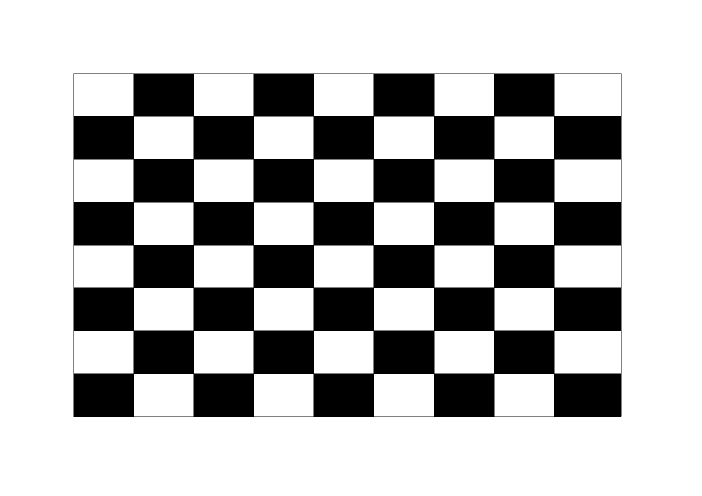
#> input picture lecture11/chessboard.png, 1403 x 992 px (shown at 1/2 size)
$ jupyter execute corner.ipynb   (older library calls are emulated)
#> lines starting #> are read from the running program, lines starting #| are printed output that depends on the picture; after the words box and inside, x2 and y2 are one past the last pixel; in counts of white or black regions, pixels touching at a corner belong together
#> further down, image is the input picture: shape (992, 1403, 3); 72.3% white; 1 black region, box (x1, y1, x2, y2) and area: (147, 147, 1243, 834) 384929
[cell 1]
import matplotlib.pyplot as plt
import numpy as np

def plot_image(image, title=''):
    plt.imshow(image)
    plt.axis('off')
    plt.title(title, size=20)

def plot_image2(image, title=''):
    imager = image[...,::-1]
    plt.imshow(imager)
    plt.axis('off')
    plt.title(title, size=20)

[cell 2]
from google.colab.patches import cv2_imshow
import cv2

def cornerHarris(img, ksize, k):
#> called with ksize = 3, k = 0.04
    dx = cv2.Sobel(img, cv2.CV_32F, 1, 0, ksize)   # 수직 소벨 마스크
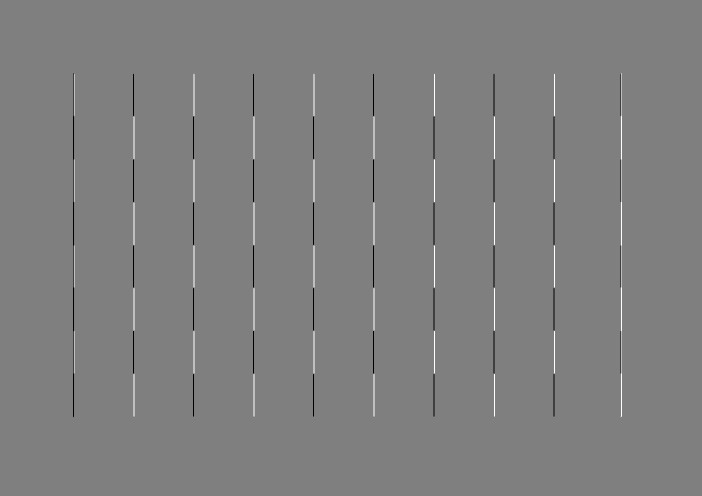
#> dx: shape (992, 1403) float32 (shown at 1/2 size); min -1020, max 1020, mean 0; drawn with min black and max white
    dy = cv2.Sobel(img, cv2.CV_32F, 0, 1, ksize)   # 수평 소벨 마스크
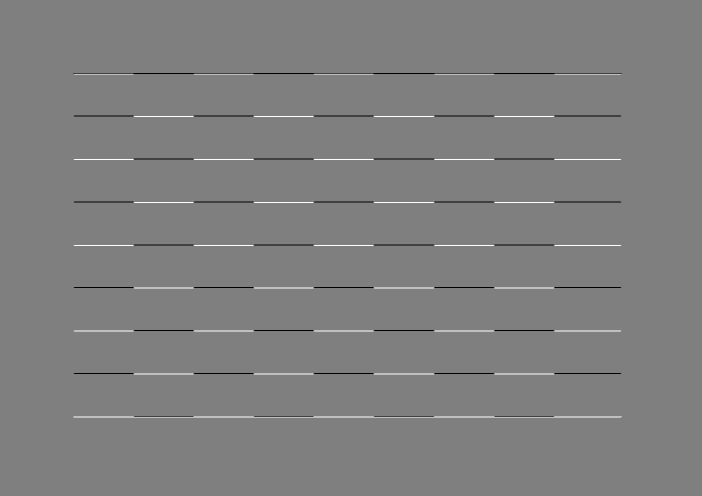
#> dy: shape (992, 1403) float32 (shown at 1/2 size); min -1020, max 1020, mean 0; drawn with min black and max white

    a = cv2.GaussianBlur(dx * dx, (5, 5), 0)                     # 가우시안 블러링 수행
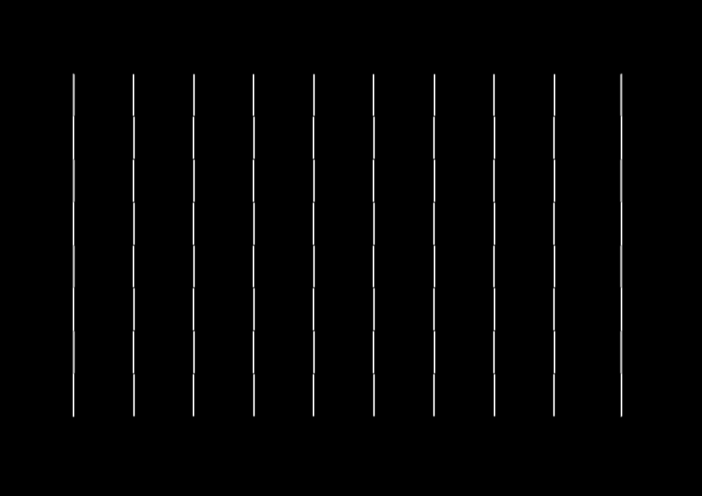
#> a: shape (992, 1403) float32 (shown at 1/2 size); min 0, max 650250, mean 10075; drawn with min black and max white
    b = cv2.GaussianBlur(dy * dy, (5, 5), 0)
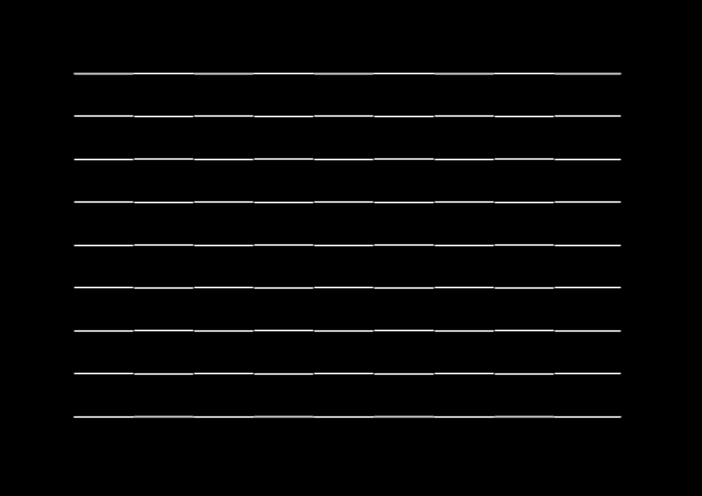
#> b: shape (992, 1403) float32 (shown at 1/2 size); min 0, max 650250, mean 14554.2; drawn with min black and max white
    c = cv2.GaussianBlur(dx * dy, (5, 5), 0)

    corner = (a * b - c * c) - k * (a + b) ** 2        # 코너 응답 함수 계산 -행렬 연산 적용
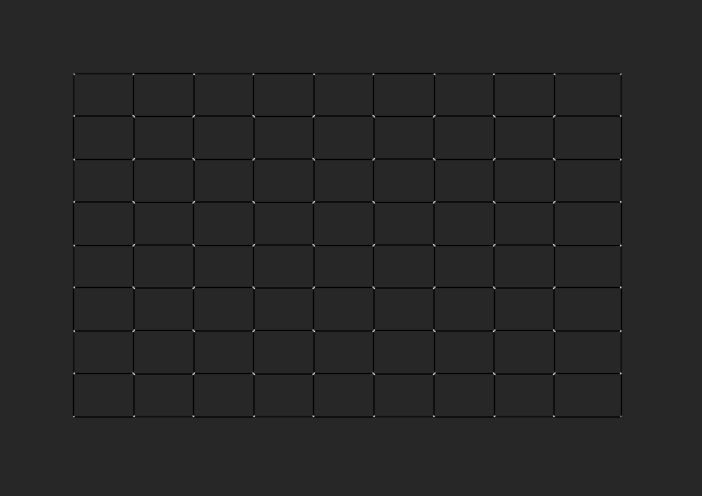
#> corner: shape (992, 1403) float32 (shown at 1/2 size); min -1.69e+10, max 9.2e+10, mean -411296544; drawn with min black and max white
    return corner

def drawCorner(corner, image, thresh):
#> called with thresh = 7.5
    corner = cv2.normalize(corner, 0, 300, cv2.NORM_MINMAX, dtype=cv2.CV_8U)
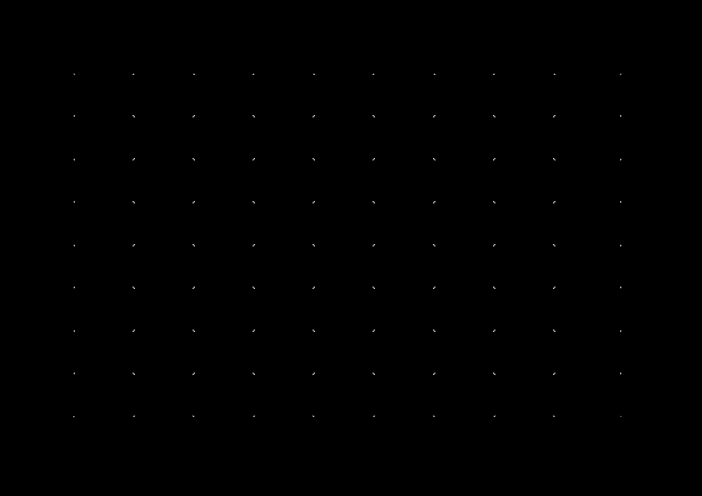
#> corner: shape (992, 1403) (shown at 1/2 size); min 0, max 8, mean 0.0048; drawn with min black and max white
    pts = np.where(corner > thresh)
#> pts = 112 positions, rows 231 to 748, columns 266 to 1109
    h, w = corner.shape
#> h = 992; w = 1403
    corners = []
    for j, i in np.transpose(pts):
        if 0 < i < h-1 and 0< j < w-1 :
            neighbor = corner[i-1:i+2, j-1:j+2].flatten()
            max = np.max(neighbor[1::2])
            if corner[i, j] >= max: corners.append((j, i))
#> this loop made 112 passes
#> (j, i, neighbor, max) on passes 1, 2, 3, 4, 5, 6, 7, 9, 10, 11, 12, 13: (231, 266, [0, 0, 0, 0, 0, 0, 0, 0, 0], 0), (231, 388, [0, 0, 0, 0, 0, 0, 0, 0, 0], 0), (231, 506, [0, 0, 0, 0, 0, 0, 0, 0, 0], 0), (231, 628, [0, 0, 0, 0, 0, 0, 0, 0, 0], 0), (231, 746, [0, 0, 0, 0, 0, 0, 0, 0, 0], 0), (231, 869, [0, 0, 0, 0, 0, 0, 0, 0, 0], 0), (231, 987, [0, 0, 0, 0, 0, 0, 0, 0, 0], 0), (233, 268, [0, 0, 0, 0, 0, 0, 0, 0, 0], 0), (233, 386, [0, 0, 0, 0, 0, 0, 0, 0, 0], 0), (233, 508, [0, 0, 0, 0, 0, 0, 0, 0, 0], 0), (233, 626, [0, 0, 0, 0, 0, 0, 0, 0, 0], 0), (233, 748, [0, 0, 0, 0, 0, 0, 0, 0, 0], 0)
#> (neighbor, max) on passes 61, 62, 63, 65, 66, 67: ([0, 0, 0, 0, 0, 0, 0, 0, 0], 0), ([0, 0, 0, 0, 0, 0, 0, 0, 0], 0), ([0, 0, 0, 0, 0, 0, 0, 0, 0], 0), ([0, 0, 0, 0, 0, 0, 0, 0, 0], 0), ([0, 0, 0, 0, 0, 0, 0, 0, 0], 0), ([0, 0, 0, 0, 0, 0, 0, 0, 0], 0)
#> after the loop, corners = 98 pairs, first value 231 to 748, second value 266 to 989

    for pt in corners:
        pt = (pt[1], pt[0])
        #cv2.circle(image, pt, 3, (0, 0, 255), -1)    # 좌표 표시
        cv2.circle(image, pt, 10, (0, 0, 255), -1)    # 좌표 표시
#> this loop made 98 passes
#> pt on passes 1 to 12: (266, 231), (388, 231), (506, 231), (628, 231), (746, 231), (869, 231), (987, 231), (268, 233), (386, 233), (508, 233), (626, 233), (748, 233)
    print("임계값: %2d , 코너 개수: %2d" %(thresh, len(corners)) )
#| 임계값:  7 , 코너 개수: 98
    return image

image = cv2.imread('chessboard.png', cv2.IMREAD_COLOR)
#image = cv2.imread('harris.jpg', cv2.IMREAD_COLOR)

blockSize, apertureSize = 4, 3                                # 소벨 마스크 크기
k, thresh = 0.04, 2                                           # 코너 응답 임계값

gray = cv2.cvtColor(image, cv2.COLOR_BGR2GRAY)
corner1 = cornerHarris(gray, apertureSize, k)                # 사용자 정의 함수
corner2 = cv2.cornerHarris(gray, blockSize, apertureSize, k) # OpenCV 제공 함수

thresh = 7.5
img1 = drawCorner(corner1, np.copy(image), thresh)
img2 = drawCorner(corner2, np.copy(image), thresh)
#> the loop in drawCorner (call 2), `for j, i in np.transpose(pts):` made 113 passes
#> (j, i, neighbor, max) on passes 1, 2, 3, 4, 5, 6, 7, 9, 10, 11, 12, 13: (231, 266, [0, 0, 0, 0, 0, 0, 0, 0, 0], 0), (231, 389, [0, 0, 0, 0, 0, 0, 0, 0, 0], 0), (231, 506, [0, 0, 0, 0, 0, 0, 0, 0, 0], 0), (231, 629, [0, 0, 0, 0, 0, 0, 0, 0, 0], 0), (231, 746, [0, 0, 0, 0, 0, 0, 0, 0, 0], 0), (231, 870, [0, 0, 0, 0, 0, 0, 0, 0, 0], 0), (231, 987, [0, 0, 0, 0, 0, 0, 0, 0, 0], 0), (234, 269, [0, 0, 0, 0, 0, 0, 0, 0, 0], 0), (234, 386, [0, 0, 0, 0, 0, 0, 0, 0, 0], 0), (234, 509, [0, 0, 0, 0, 0, 0, 0, 0, 0], 0), (234, 626, [0, 0, 0, 0, 0, 0, 0, 0, 0], 0), (234, 749, [0, 0, 0, 0, 0, 0, 0, 0, 0], 0)
#> the loop in drawCorner (call 2), `for pt in corners:` made 99 passes
#> pt on passes 1 to 12: (266, 231), (389, 231), (506, 231), (629, 231), (746, 231), (870, 231), (987, 231), (269, 234), (386, 234), (509, 234), (626, 234), (749, 234)
#| 임계값:  7 , 코너 개수: 99

plt.figure(figsize=(20,10))
plt.gray()
plt.subplot(311), plot_image(gray, 'Source')
plt.subplot(312), plot_image2(img1, 'User Harris')
plt.subplot(313), plot_image2(img2, 'OpenCV Harris')
plt.show()
